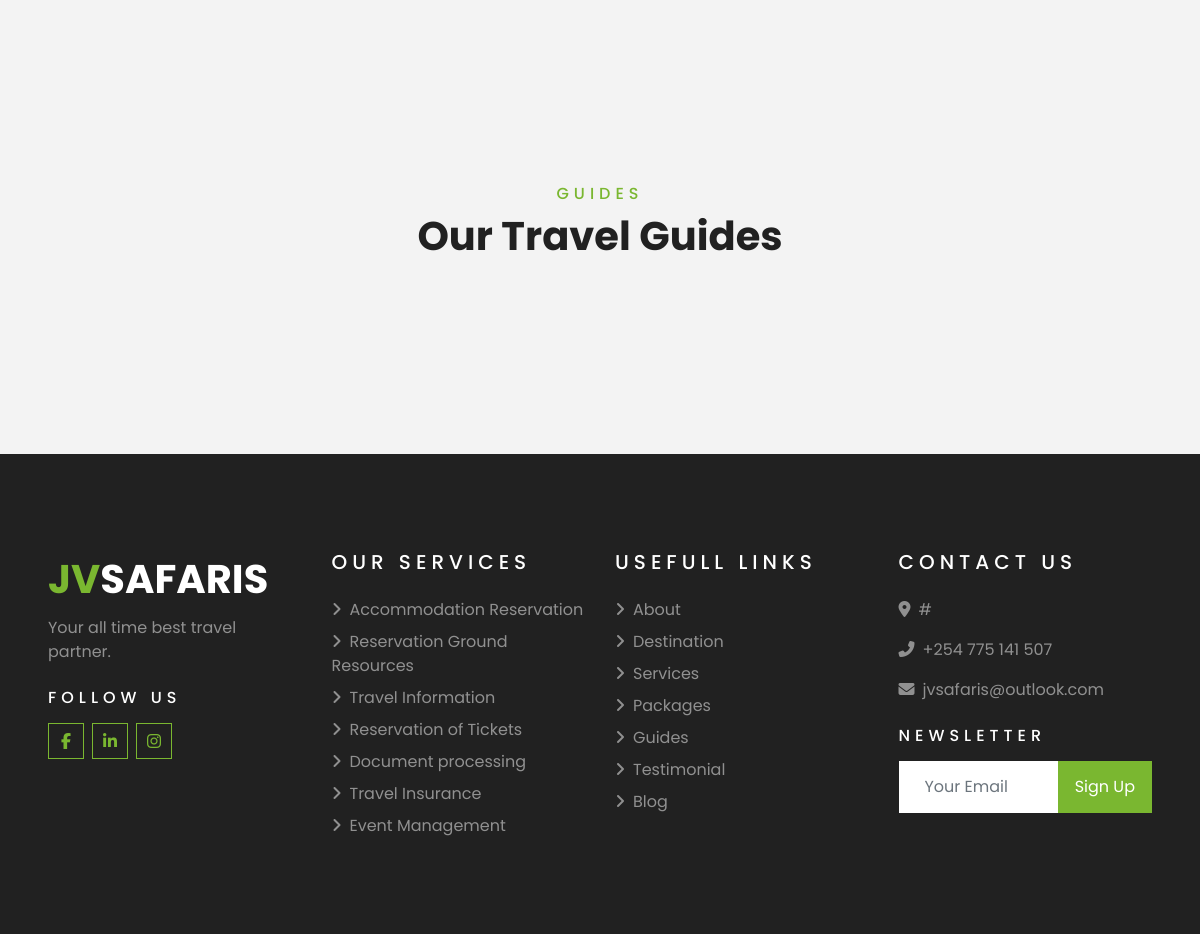
Page /about/ (lower part) on the earlier database version.
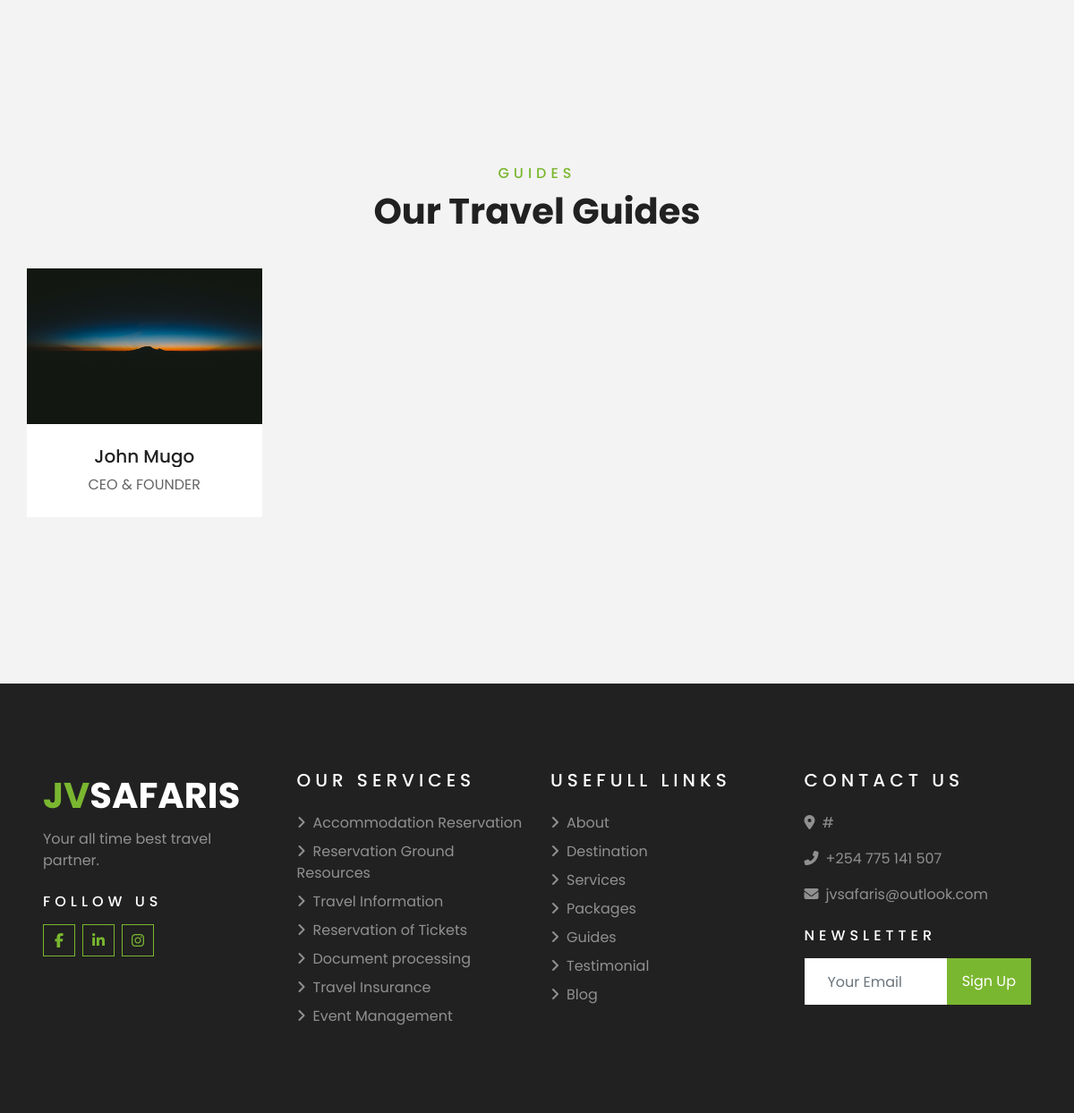
Same page on the later database version.
### JVSafarisMain/models.py (models this page shows, shortened)
class Staff(models.Model):
    name = models.CharField(max_length=255)
    designation = models.CharField(max_length=255)
    image = models.ImageField()
    twitter = models.CharField(max_length = 1000,blank = True)
    facebook = models.CharField(max_length = 1000,blank=True)
    instagram = models.CharField(max_length = 1000,blank=True)
    linkedin = models.CharField(max_length = 1000,blank = True)
    isEstemeed = models.BooleanField()

### JVSafarisMain/views.py (the view)
# urls.py: path('about/',views.about,name = 'about'),
def about(request):
    e = Paginator(Staff.objects.filter(isEstemeed =True).order_by('id').all(),4)
    estemeed_employees = e.page(1)
    return render(request,'JVSafarisMain/about.html',{
        'staff':estemeed_employees,
        'destinations':Destination.objects.all()
    })

### JVSafarisMain/templates/jvsafarismain/about.html (shortened to what this page needs)
{%extends 'JVSafarisMain/base.html'%}
{%load static%}
{%block body%}
    <div class="container-fluid py-5">
        <div class="container pt-5 pb-3">
            <div class="text-center mb-3 pb-3">
                <h6 class="text-primary text-uppercase" style="letter-spacing: 5px;">Guides</h6>
                <h1>Our Travel Guides</h1>
            </div>
            <div class="row">
                {%for staff in staff%}
                <div class="row">
                    <div class="col-lg-3 col-md-4 col-sm-6 pb-2">
                        <div class="team-item bg-white mb-4">
                            <div class="team-img position-relative overflow-hidden">
                                <img class="img-fluid w-100" src="{{staff.image.url}}" alt="">
                                <div class="team-social">
                                </div>
                            </div>
                            <div class="text-center py-4">
                                <h5 class="text-truncate">{{staff.name}}</h5>
                                <p class="m-0">{{staff.designation}}</p>
                            </div>
                        </div>
                    </div>
                    {%endfor%}
            </div>
        </div>
    </div></div>
{%endblock%}

Differences in the rows shown:
added Staff: image (picture), name "John Mugo", designation "CEO & FOUNDER"
